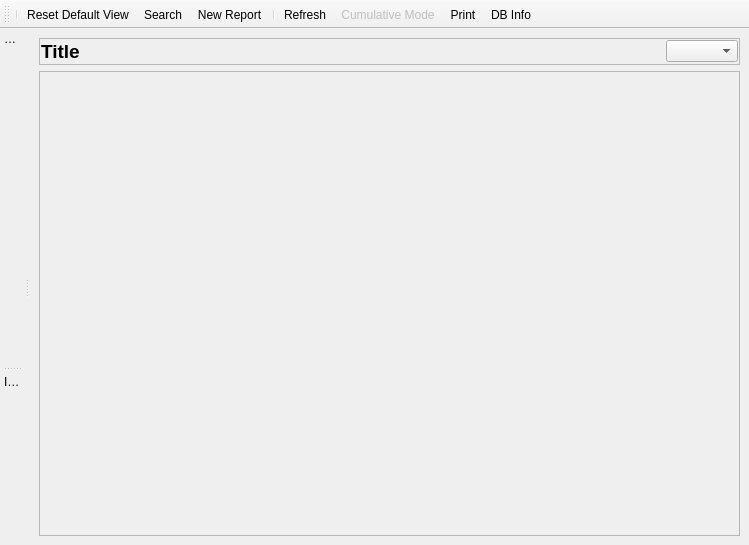
<ui version="4.0" >
 <class>UfwiLogWindow</class>
 <widget class="QMainWindow" name="UfwiLogWindow" >
  <property name="geometry" >
   <rect>
    <x>0</x>
    <y>0</y>
    <width>749</width>
    <height>545</height>
   </rect>
  </property>
  <property name="minimumSize" >
   <size>
    <width>0</width>
    <height>0</height>
   </size>
  </property>
  <property name="acceptDrops" >
   <bool>false</bool>
  </property>
  <property name="windowTitle" >
   <string>UfwiLog</string>
  </property>
  <property name="autoFillBackground" >
   <bool>false</bool>
  </property>
  <property name="toolButtonStyle" >
   <enum>Qt::ToolButtonIconOnly</enum>
  </property>
  <property name="dockNestingEnabled" >
   <bool>true</bool>
  </property>
  <widget class="QWidget" name="centralwidget" >
   <layout class="QVBoxLayout" name="verticalLayout_2" >
    <item>
     <widget class="QFrame" name="frame" >
      <property name="sizePolicy" >
       <sizepolicy vsizetype="Maximum" hsizetype="Minimum" >
        <horstretch>0</horstretch>
        <verstretch>0</verstretch>
       </sizepolicy>
      </property>
      <property name="contextMenuPolicy" >
       <enum>Qt::ActionsContextMenu</enum>
      </property>
      <property name="frameShape" >
       <enum>QFrame::StyledPanel</enum>
      </property>
      <property name="frameShadow" >
       <enum>QFrame::Raised</enum>
      </property>
      <layout class="QHBoxLayout" name="horizontalLayout" >
       <property name="sizeConstraint" >
        <enum>QLayout::SetDefaultConstraint</enum>
       </property>
       <property name="margin" >
        <number>1</number>
       </property>
       <item>
        <layout class="QVBoxLayout" name="titleLayout" >
         <property name="spacing" >
          <number>0</number>
         </property>
         <property name="sizeConstraint" >
          <enum>QLayout::SetDefaultConstraint</enum>
         </property>
         <item>
          <layout class="QHBoxLayout" name="horizontalLayout_2" >
           <item>
            <widget class="QLabel" name="title" >
             <property name="sizePolicy" >
              <sizepolicy vsizetype="Preferred" hsizetype="Preferred" >
               <horstretch>0</horstretch>
               <verstretch>0</verstretch>
              </sizepolicy>
             </property>
             <property name="font" >
              <font>
               <pointsize>14</pointsize>
              </font>
             </property>
             <property name="contextMenuPolicy" >
              <enum>Qt::ActionsContextMenu</enum>
             </property>
             <property name="autoFillBackground" >
              <bool>false</bool>
             </property>
             <property name="styleSheet" >
              <string notr="true" />
             </property>
             <property name="text" >
              <string>&lt;b>Title&lt;/b></string>
             </property>
             <property name="textInteractionFlags" >
              <set>Qt::LinksAccessibleByMouse</set>
             </property>
            </widget>
           </item>
           <item>
            <widget class="QToolButton" name="pagePrevButton" >
             <property name="enabled" >
              <bool>false</bool>
             </property>
             <property name="sizePolicy" >
              <sizepolicy vsizetype="Ignored" hsizetype="Maximum" >
               <horstretch>0</horstretch>
               <verstretch>4</verstretch>
              </sizepolicy>
             </property>
             <property name="minimumSize" >
              <size>
               <width>0</width>
               <height>0</height>
              </size>
             </property>
             <property name="focusPolicy" >
              <enum>Qt::NoFocus</enum>
             </property>
             <property name="toolTip" >
              <string>Previous view</string>
             </property>
             <property name="text" >
              <string/>
             </property>
             <property name="icon" >
              <iconset>
               <normaloff>:/icons/rw.png</normaloff>:/icons/rw.png</iconset>
             </property>
             <property name="autoExclusive" >
              <bool>false</bool>
             </property>
             <property name="autoRaise" >
              <bool>true</bool>
             </property>
            </widget>
           </item>
           <item>
            <widget class="QToolButton" name="pageNextButton" >
             <property name="enabled" >
              <bool>false</bool>
             </property>
             <property name="sizePolicy" >
              <sizepolicy vsizetype="Ignored" hsizetype="Maximum" >
               <horstretch>0</horstretch>
               <verstretch>0</verstretch>
              </sizepolicy>
             </property>
             <property name="minimumSize" >
              <size>
               <width>0</width>
               <height>0</height>
              </size>
             </property>
             <property name="focusPolicy" >
              <enum>Qt::NoFocus</enum>
             </property>
             <property name="toolTip" >
              <string>Next view</string>
             </property>
             <property name="text" >
              <string/>
             </property>
             <property name="icon" >
              <iconset>
               <normaloff>:/icons/fw.png</normaloff>:/icons/fw.png</iconset>
             </property>
             <property name="autoRaise" >
              <bool>true</bool>
             </property>
            </widget>
           </item>
           <item>
            <spacer name="horizontalSpacer" >
             <property name="orientation" >
              <enum>Qt::Horizontal</enum>
             </property>
             <property name="sizeHint" stdset="0" >
              <size>
               <width>40</width>
               <height>20</height>
              </size>
             </property>
            </spacer>
           </item>
           <item>
            <widget class="QComboBox" name="updateinterval" />
           </item>
          </layout>
         </item>
         <item>
          <spacer name="verticalSpacer" >
           <property name="orientation" >
            <enum>Qt::Vertical</enum>
           </property>
           <property name="sizeHint" stdset="0" >
            <size>
             <width>0</width>
             <height>0</height>
            </size>
           </property>
          </spacer>
         </item>
        </layout>
       </item>
      </layout>
     </widget>
    </item>
    <item>
     <widget class="QScrollArea" name="scrollArea" >
      <property name="sizePolicy" >
       <sizepolicy vsizetype="Expanding" hsizetype="Expanding" >
        <horstretch>0</horstretch>
        <verstretch>0</verstretch>
       </sizepolicy>
      </property>
      <property name="horizontalScrollBarPolicy" >
       <enum>Qt::ScrollBarAlwaysOff</enum>
      </property>
      <property name="widgetResizable" >
       <bool>true</bool>
      </property>
      <property name="alignment" >
       <set>Qt::AlignCenter</set>
      </property>
     </widget>
    </item>
   </layout>
  </widget>
  <widget class="QDockWidget" name="pages_dock" >
   <property name="features" >
    <set>QDockWidget::DockWidgetMovable</set>
   </property>
   <property name="windowTitle" >
    <string>Views</string>
   </property>
   <attribute name="dockWidgetArea" >
    <number>1</number>
   </attribute>
   <widget class="QWidget" name="dockWidgetContents" >
    <layout class="QVBoxLayout" name="verticalLayout" />
   </widget>
  </widget>
  <widget class="QDockWidget" name="info_dock" >
   <property name="floating" >
    <bool>false</bool>
   </property>
   <property name="features" >
    <set>QDockWidget::DockWidgetMovable</set>
   </property>
   <property name="windowTitle" >
    <string>Information</string>
   </property>
   <attribute name="dockWidgetArea" >
    <number>1</number>
   </attribute>
   <widget class="QWidget" name="dockWidgetContents_2" />
  </widget>
  <widget class="QToolBar" name="toolBar" >
   <property name="contextMenuPolicy" >
    <enum>Qt::ActionsContextMenu</enum>
   </property>
   <property name="windowTitle" >
    <string>toolBar</string>
   </property>
   <property name="iconSize" >
    <size>
     <width>24</width>
     <height>24</height>
    </size>
   </property>
   <property name="toolButtonStyle" >
    <enum>Qt::ToolButtonTextBesideIcon</enum>
   </property>
   <attribute name="toolBarArea" >
    <enum>TopToolBarArea</enum>
   </attribute>
   <attribute name="toolBarBreak" >
    <bool>false</bool>
   </attribute>
   <addaction name="separator" />
   <addaction name="actionResetSettings" />
   <addaction name="actionSearch" />
   <addaction name="actionCreateReport" />
   <addaction name="separator" />
   <addaction name="actionUpdate" />
   <addaction name="actionToggleCumulative" />
   <addaction name="actionPrint" />
   <addaction name="actionInfo" />
  </widget>
  <action name="actionUpdate" >
   <property name="icon" >
    <iconset>
     <normaloff>:/icons/refresh.png</normaloff>:/icons/refresh.png</iconset>
   </property>
   <property name="text" >
    <string>Refresh</string>
   </property>
   <property name="toolTip" >
    <string>Refresh all fragments</string>
   </property>
  </action>
  <action name="actionSettings" >
   <property name="icon" >
    <iconset>
     <normaloff>:/icons/settings.png</normaloff>:/icons/settings.png</iconset>
   </property>
   <property name="text" >
    <string>Settings</string>
   </property>
  </action>
  <action name="actionPrint" >
   <property name="icon" >
    <iconset>
     <normaloff>:/icons/print.png</normaloff>:/icons/print.png</iconset>
   </property>
   <property name="text" >
    <string>Print</string>
   </property>
   <property name="toolTip" >
    <string>Print View</string>
   </property>
  </action>
  <action name="actionSearch" >
   <property name="icon" >
    <iconset>
     <normaloff>:/icons/search.png</normaloff>:/icons/search.png</iconset>
   </property>
   <property name="text" >
    <string>Search</string>
   </property>
  </action>
  <action name="actionToggleCumulative" >
   <property name="checkable" >
    <bool>true</bool>
   </property>
   <property name="checked" >
    <bool>false</bool>
   </property>
   <property name="enabled" >
    <bool>false</bool>
   </property>
   <property name="icon" >
    <iconset>
     <normaloff>:/icons/cumulative-off.png</normaloff>:/icons/cumulative-off.png</iconset>
   </property>
   <property name="text" >
    <string>Cumulative Mode</string>
   </property>
  </action>
  <action name="actionCreateReport" >
   <property name="icon" >
    <iconset>
     <normaloff>:/icons/documents.png</normaloff>:/icons/documents.png</iconset>
   </property>
   <property name="text" >
    <string>New Report</string>
   </property>
  </action>
  <action name="actionResetSettings" >
   <property name="icon" >
    <iconset>
     <normaloff>:/icons/clear.png</normaloff>:/icons/clear.png</iconset>
   </property>
   <property name="text" >
    <string>Reset Default View</string>
   </property>
  </action>
  <action name="actionClose" >
   <property name="icon" >
    <iconset>
     <normaloff>:/icons/wrong.png</normaloff>:/icons/wrong.png</iconset>
   </property>
   <property name="text" >
    <string>Delete Current View...</string>
   </property>
  </action>
  <action name="actionPrevious" >
   <property name="icon" >
    <iconset>
     <normaloff>:/icons/rw.png</normaloff>:/icons/rw.png</iconset>
   </property>
   <property name="text" >
    <string>Previous View</string>
   </property>
  </action>
  <action name="actionNext" >
   <property name="icon" >
    <iconset>
     <normaloff>:/icons/fw.png</normaloff>:/icons/fw.png</iconset>
   </property>
   <property name="text" >
    <string>Next View</string>
   </property>
  </action>
  <action name="actionQuit" >
   <property name="icon" >
    <iconset>
     <normaloff>:/icons/exit.png</normaloff>:/icons/exit.png</iconset>
   </property>
   <property name="text" >
    <string>&amp;Quit</string>
   </property>
  </action>
  <action name="actionInfo" >
   <property name="icon" >
    <iconset>
     <normaloff>:/icons/info.png</normaloff>:/icons/info.png</iconset>
   </property>
   <property name="text" >
    <string>DB Info</string>
   </property>
  </action>
  <action name="actionAddFragment" >
   <property name="text" >
    <string>New Fragment</string>
   </property>
  </action>
  <action name="actionCreateCustomPage" >
   <property name="text" >
    <string>New Custom View</string>
   </property>
  </action>
  <action name="actionDisableAnimation" >
   <property name="text" >
    <string>Disable &amp;Animations</string>
   </property>
  </action>
  <action name="actionDisableAutoRefresh" >
   <property name="text" >
    <string>Disable auto refresh</string>
   </property>
  </action>
 </widget>
 <resources>
  <include location="../../../../ufwi_log-qt/ufwi_log.qrc" />
  <include location="../../../../../../ufwi_rpcd-edenwall/trunk/resources/edenwall.qrc" />
 </resources>
 <connections>
  <connection>
   <sender>pagePrevButton</sender>
   <signal>clicked()</signal>
   <receiver>actionPrevious</receiver>
   <slot>trigger()</slot>
   <hints>
    <hint type="sourcelabel" >
     <x>66</x>
     <y>65</y>
    </hint>
    <hint type="destinationlabel" >
     <x>-1</x>
     <y>-1</y>
    </hint>
   </hints>
  </connection>
  <connection>
   <sender>pageNextButton</sender>
   <signal>clicked()</signal>
   <receiver>actionNext</receiver>
   <slot>trigger()</slot>
   <hints>
    <hint type="sourcelabel" >
     <x>98</x>
     <y>65</y>
    </hint>
    <hint type="destinationlabel" >
     <x>-1</x>
     <y>-1</y>
    </hint>
   </hints>
  </connection>
 </connections>
</ui>
